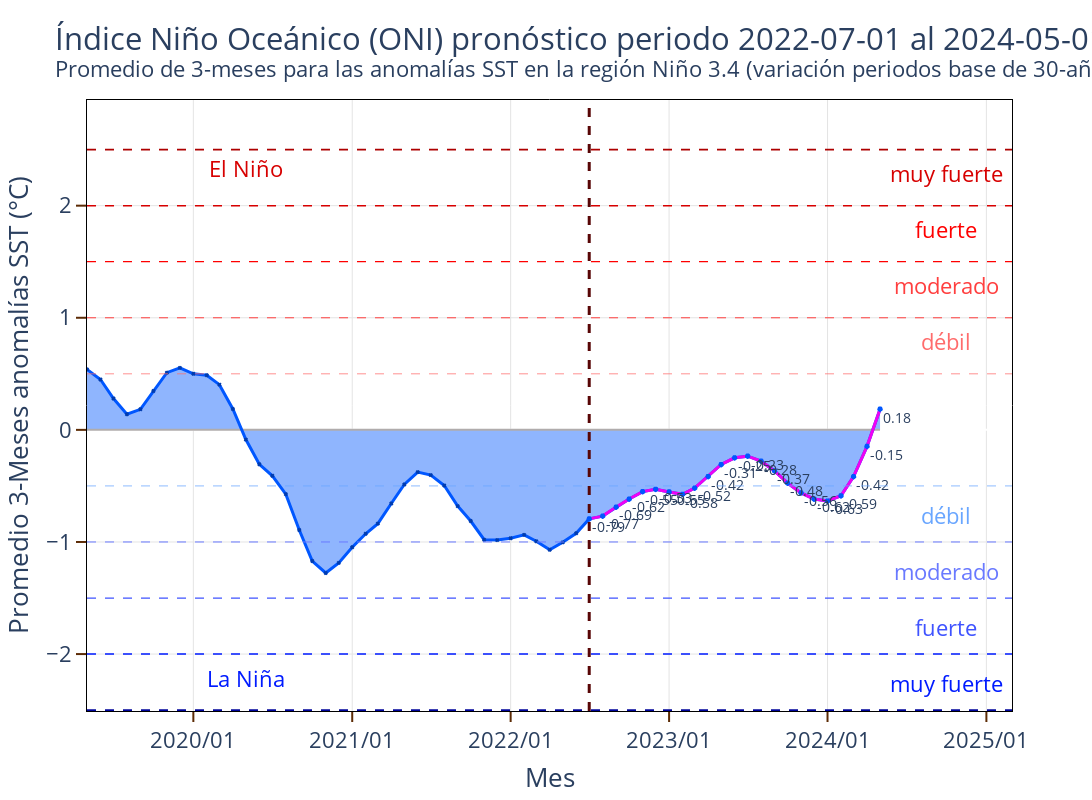

Notebook code for this chart:
### Code cell
fig = forecast_oni_grap(pd_oni)
fig.write_image('./sst_nino3.4/figures/nino34/pronostico_oni.png')
fig.show()

### Figure 1 — Plotly figure (JSON) as saved in the notebook; plotly's stock layout.template omitted (floating-point values rounded to 4 significant figures; data arrays with more than 128 entries replaced by an {"elided": "..."} marker saying what was removed)
{"data": [{"fill": "tozeroy", "fillcolor": "#F5FF8D", "line": {"color": "#B0ACAC", "width": 2}, "mode": "lines", "name": "NIÑO3.4 NARX entrenamiento", "showlegend": false, "textfont": {"size": 14}, "type": "scatter", "x": {"elided": "893 str values"}, "y": {"elided": "893 int values"}}, {"fill": "tonexty", "fillcolor": "#8FB5FE", "line": {"color": "#0057FF", "width": 3}, "marker": {"color": "#003CAF", "line": {"color": "#003CAF", "width": 2}, "size": 3, "symbol": "x-thin"}, "mode": "lines+markers", "name": "NIÑO3.4 NARX entrenamiento", "showlegend": false, "textfont": {"size": 14}, "type": "scatter", "x": {"elided": "893 str values"}, "y": {"elided": "893 float values"}}, {"line": {"color": "#EF02F3", "width": 3}, "marker": {"color": "#0057FF", "line": {"color": "#0057FF", "width": 3}, "size": 3, "symbol": "star"}, "mode": "lines+markers+text", "name": "NIÑO3.4 NARX entrenamiento", "showlegend": false, "text": ["-0.79", "-0.77", "-0.69", "-0.62", "-0.55", "-0.53", "-0.55", "-0.58", "-0.52", "-0.42", "-0.31", "-0.25", "-0.23", "-0.28", "-0.37", "-0.48", "-0.56", "-0.62", "-0.63", "-0.59", "-0.42", "-0.15", "0.18"], "textfont": {"size": 14}, "textposition": "bottom right", "type": "scatter", "x": ["2022-07-01T00:00:00", "2022-08-01T00:00:00", "2022-09-01T00:00:00", "2022-10-01T00:00:00", "2022-11-01T00:00:00", "2022-12-01T00:00:00", "2023-01-01T00:00:00", "2023-02-01T00:00:00", "2023-03-01T00:00:00", "2023-04-01T00:00:00", "2023-05-01T00:00:00", "2023-06-01T00:00:00", "2023-07-01T00:00:00", "2023-08-01T00:00:00", "2023-09-01T00:00:00", "2023-10-01T00:00:00", "2023-11-01T00:00:00", "2023-12-01T00:00:00", "2024-01-01T00:00:00", "2024-02-01T00:00:00", "2024-03-01T00:00:00", "2024-04-01T00:00:00", "2024-05-01T00:00:00"], "y": [-0.7941, -0.7694, -0.6891, -0.6169, -0.551, -0.5297, -0.5536, -0.5752, -0.5188, -0.416, -0.3089, -0.2493, -0.2345, -0.2793, -0.3663, -0.475, -0.5618, -0.6177, -0.6343, -0.5877, -0.417, -0.1471, 0.185]}], "layout": {"annotations": [{"font": {"color": "#FF6C6C"}, "showarrow": false, "text": "débil", "x": "2024-10-01T00:00:00", "y": 0.7, "yshift": 10}, {"font": {"color": "#FF3F3F"}, "showarrow": false, "text": "moderado", "x": "2024-10-01T00:00:00", "y": 1.2, "yshift": 10}, {"font": {"color": "#FF0000"}, "showarrow": false, "text": "fuerte", "x": "2024-10-01T00:00:00", "y": 1.7, "yshift": 10}, {"font": {"color": "#D70000"}, "showarrow": false, "text": "muy fuerte", "x": "2024-10-01T00:00:00", "y": 2.2, "yshift": 10}, {"font": {"color": "#69A6FF"}, "showarrow": false, "text": "débil", "x": "2024-10-01T00:00:00", "y": -0.85, "yshift": 10}, {"font": {"color": "#6979FF"}, "showarrow": false, "text": "moderado", "x": "2024-10-01T00:00:00", "y": -1.35, "yshift": 10}, {"font": {"color": "#3F53FF"}, "showarrow": false, "text": "fuerte", "x": "2024-10-01T00:00:00", "y": -1.85, "yshift": 10}, {"font": {"color": "#001BFF"}, "showarrow": false, "text": "muy fuerte", "x": "2024-10-01T00:00:00", "y": -2.35, "yshift": 10}, {"font": {"color": "#D70000"}, "showarrow": false, "text": "El Niño", "x": "2020-05-01T00:00:00", "y": 2.2, "yshift": 15}, {"font": {"color": "#001BFF"}, "showarrow": false, "text": "La Niña", "x": "2020-05-01T00:00:00", "y": -2.35, "yshift": 15}], "font": {"size": 22}, "height": 800, "plot_bgcolor": "rgba(0,0,0,0)", "shapes": [{"line": {"color": "#FF6C6C", "dash": "dash", "width": 0.75}, "type": "line", "x0": 0, "x1": 1, "xref": "x domain", "y0": 0.5, "y1": 0.5, "yref": "y"}, {"line": {"color": "#FF3F3F", "dash": "dash", "width": 1}, "type": "line", "x0": 0, "x1": 1, "xref": "x domain", "y0": 1, "y1": 1, "yref": "y"}, {"line": {"color": "#FF0000", "dash": "dash", "width": 1.25}, "type": "line", "x0": 0, "x1": 1, "xref": "x domain", "y0": 1.5, "y1": 1.5, "yref": "y"}, {"line": {"color": "#D70000", "dash": "dash", "width": 1.5}, "type": "line", "x0": 0, "x1": 1, "xref": "x domain", "y0": 2, "y1": 2, "yref": "y"}, {"line": {"color": "#AD0000", "dash": "dash", "width": 1.75}, "type": "line", "x0": 0, "x1": 1, "xref": "x domain", "y0": 2.5, "y1": 2.5, "yref": "y"}, {"line": {"color": "#69A6FF", "dash": "dash", "width": 0.75}, "type": "line", "x0": 0, "x1": 1, "xref": "x domain", "y0": -0.5, "y1": -0.5, "yref": "y"}, {"line": {"color": "#6979FF", "dash": "dash", "width": 1}, "type": "line", "x0": 0, "x1": 1, "xref": "x domain", "y0": -1, "y1": -1, "yref": "y"}, {"line": {"color": "#3F53FF", "dash": "dash", "width": 1.25}, "type": "line", "x0": 0, "x1": 1, "xref": "x domain", "y0": -1.5, "y1": -1.5, "yref": "y"}, {"line": {"color": "#001BFF", "dash": "dash", "width": 1.5}, "type": "line", "x0": 0, "x1": 1, "xref": "x domain", "y0": -2, "y1": -2, "yref": "y"}, {"line": {"color": "#00059A", "dash": "dash", "width": 1.75}, "type": "line", "x0": 0, "x1": 1, "xref": "x domain", "y0": -2.5, "y1": -2.5, "yref": "y"}, {"line": {"color": "#580606", "dash": "dash", "width": 3}, "type": "line", "x0": "2022-07-01T00:00:00", "x1": "2022-07-01T00:00:00", "xref": "x", "y0": 0, "y1": 1, "yref": "y domain"}], "title": {"text": "\n                            Índice Niño Oceánico (ONI) pronóstico periodo 2022-07-01 al 2024-05-01\n                            <br><sup>Promedio de 3-meses para las anomalías SST en la región Niño 3.4 (variación periodos base de 30-años)\n                            </sup>\n                            "}, "uniformtext": {"minsize": 8, "mode": "hide"}, "width": 1500, "xaxis": {"gridcolor": "#E4E4E4", "linecolor": "black", "linewidth": 1, "mirror": true, "range": ["2019-05-01T00:00:00", "2025-03-01T00:00:00"], "showline": true, "tickcolor": "#5C2B05", "tickformat": "%Y/%m", "ticklen": 10, "ticks": "outside", "tickwidth": 2, "title": {"text": "Mes"}}, "yaxis": {"gridcolor": "#E4E4E4", "linecolor": "black", "linewidth": 1, "mirror": true, "showline": true, "tickcolor": "#5C2B05", "ticklen": 10, "ticks": "outside", "tickwidth": 2, "title": {"text": "Promedio 3-Meses anomalías SST (°C)"}}}}
